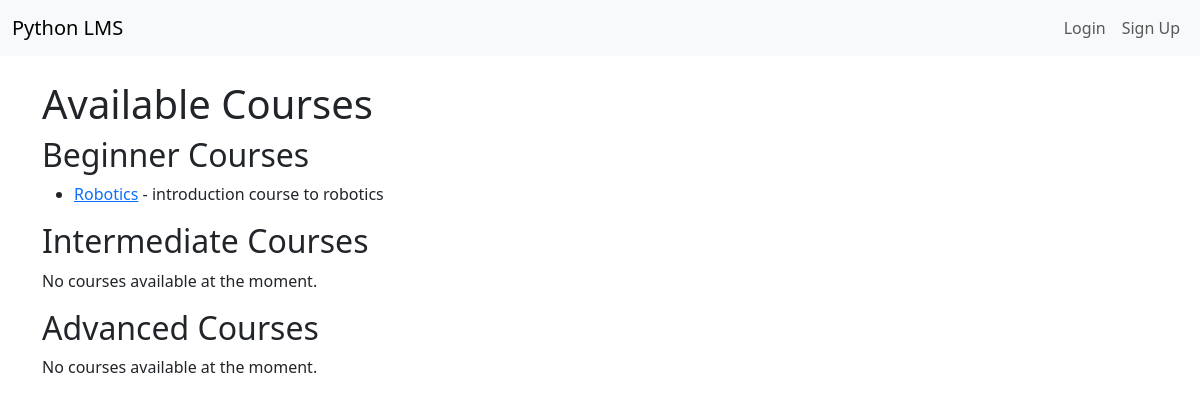
The app's page /, older data.
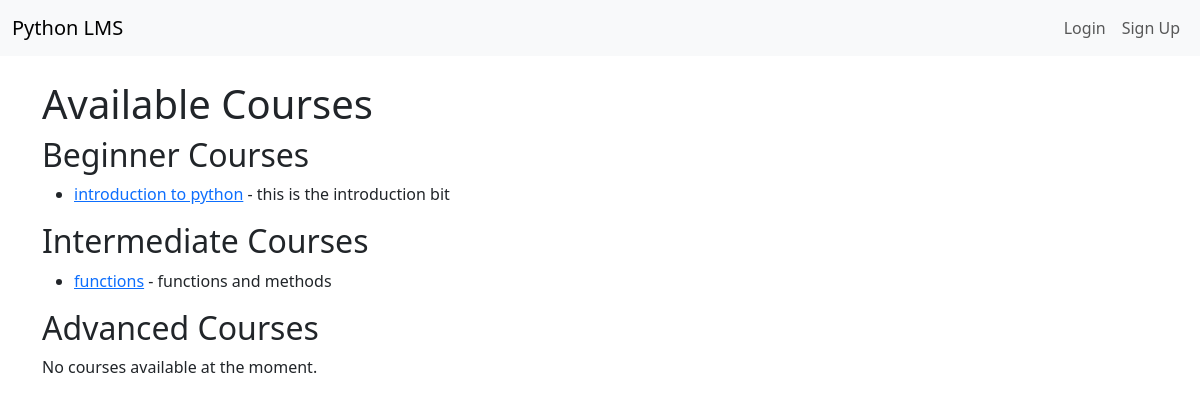
The same page, newer data.
### learning/models.py (models this page shows, shortened)
class Course(models.Model):
    LEVEL_CHOICES = [
        ('beginner', 'Beginner'),
        ('intermediate', 'Intermediate'),
        ('advanced', 'Advanced'),
    ]
    title = models.CharField(max_length=200)
    description = models.TextField()
    content = models.TextField()
    level = models.CharField(max_length=20, choices=LEVEL_CHOICES)
    created_at = models.DateTimeField(auto_now_add=True)

### learning/views.py (the view)
# urls.py: path('', views.course_list, name='course_list'),
def course_list(request):
    courses_by_level = {
        'Beginner': Course.objects.filter(level='beginner'),
        'Intermediate': Course.objects.filter(level='intermediate'),
        'Advanced': Course.objects.filter(level='advanced'),
    }
    context = {
        'courses_by_level': courses_by_level,
    }
    return render(request, 'course_list.html', context)

### learning/templates/course_list.html
{% extends 'base.html' %}
{% block content %}
<h1>Available Courses</h1>
{% for level, courses in courses_by_level.items %}
    <h2>{{ level }} Courses</h2>
    {% if courses %}
        <ul>
        {% for course in courses %}
            <li>
                <a href="{% url 'course_detail' course.id %}">{{ course.title }}</a> - {{ course.description }}
            </li>
        {% endfor %}
        </ul>
    {% else %}
        <p>No  courses available at the moment.</p>
    {% endif %}
{% endfor %}
{% endblock %}

### learning/templates/base.html (shortened to what this page needs)
<!DOCTYPE html>
<html lang="en">
<head>
    <link href="https://cdn.jsdelivr.net/npm/bootstrap@5.3.0/dist/css/bootstrap.min.css" rel="stylesheet">
</head>
<body>
    <nav class="navbar navbar-expand-lg navbar-light bg-light">
        <div class="container-fluid">
            <a class="navbar-brand" href="{% url 'course_list' %}">Python LMS</a>
            <div class="collapse navbar-collapse">
                <ul class="navbar-nav ms-auto">
                    {% if user.is_authenticated %}
                        <li class="nav-item">
                            <a class="nav-link" href="#">{{ user.username }}</a>
                        </li>
                        <li class="nav-item">
                            <a class="nav-link" href="{% url 'logout' %}">Logout</a>
                        </li>
                    {% else %}
                        <li class="nav-item">
                            <a class="nav-link" href="{% url 'login' %}">Login</a>
                        </li>
                        <li class="nav-item">
                            <a class="nav-link" href="{% url 'signup' %}">Sign Up</a>
                        </li>
                    {% endif %}
                </ul>
            </div>
        </div>
    </nav>
    <div class="container mt-4">
        {% block content %}
        {% endblock %}
    </div>
</body>
</html>

Row changes from the older to the newer data that the page shows:
removed Course: title "Robotics", description "introduction course to robotics", shown under "Beginner"
added Course: title "introduction to python", description "this is the introduction bit", shown under "Beginner"
added Course: title "functions", description "functions and methods", shown under "Intermediate"
Text that changed along with them:
list line gone: "No courses available at the moment."
